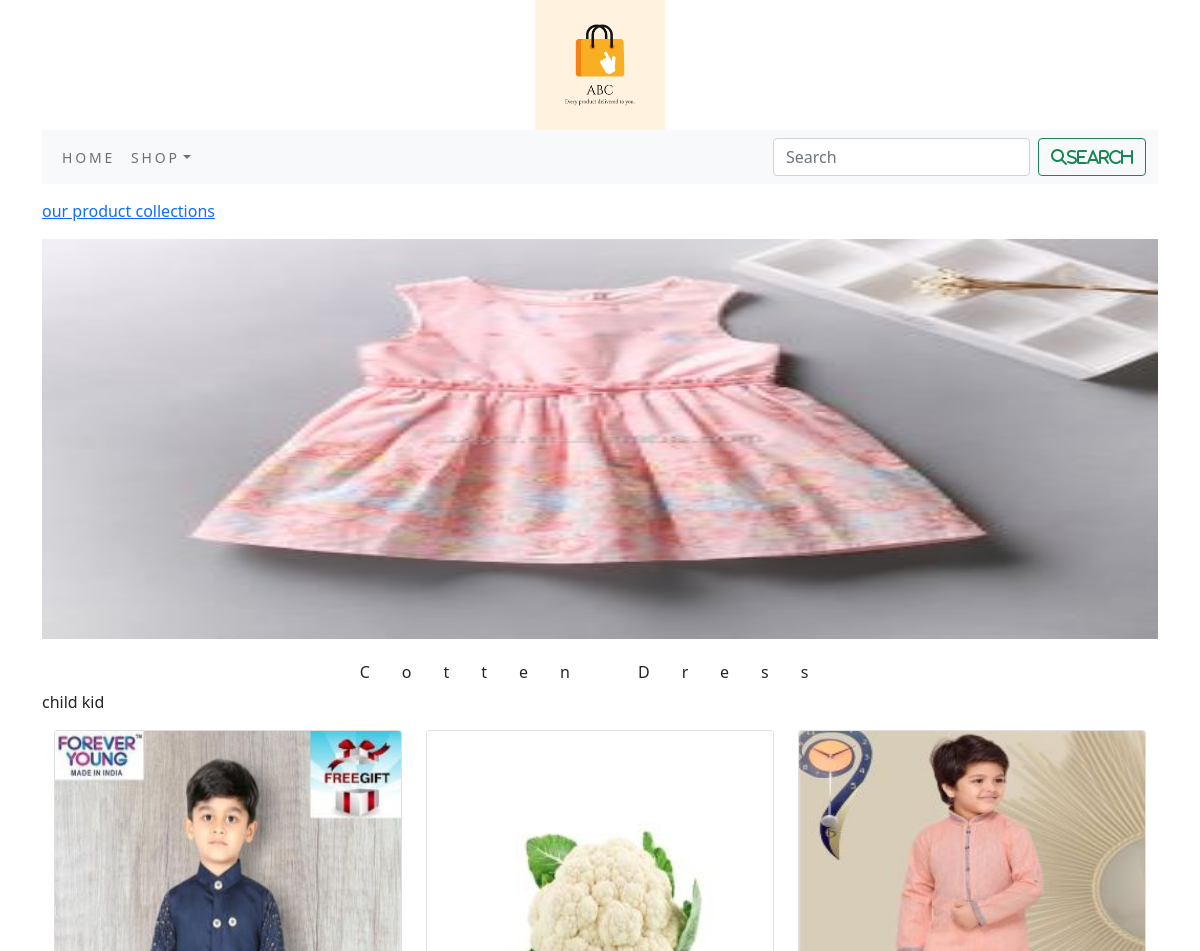
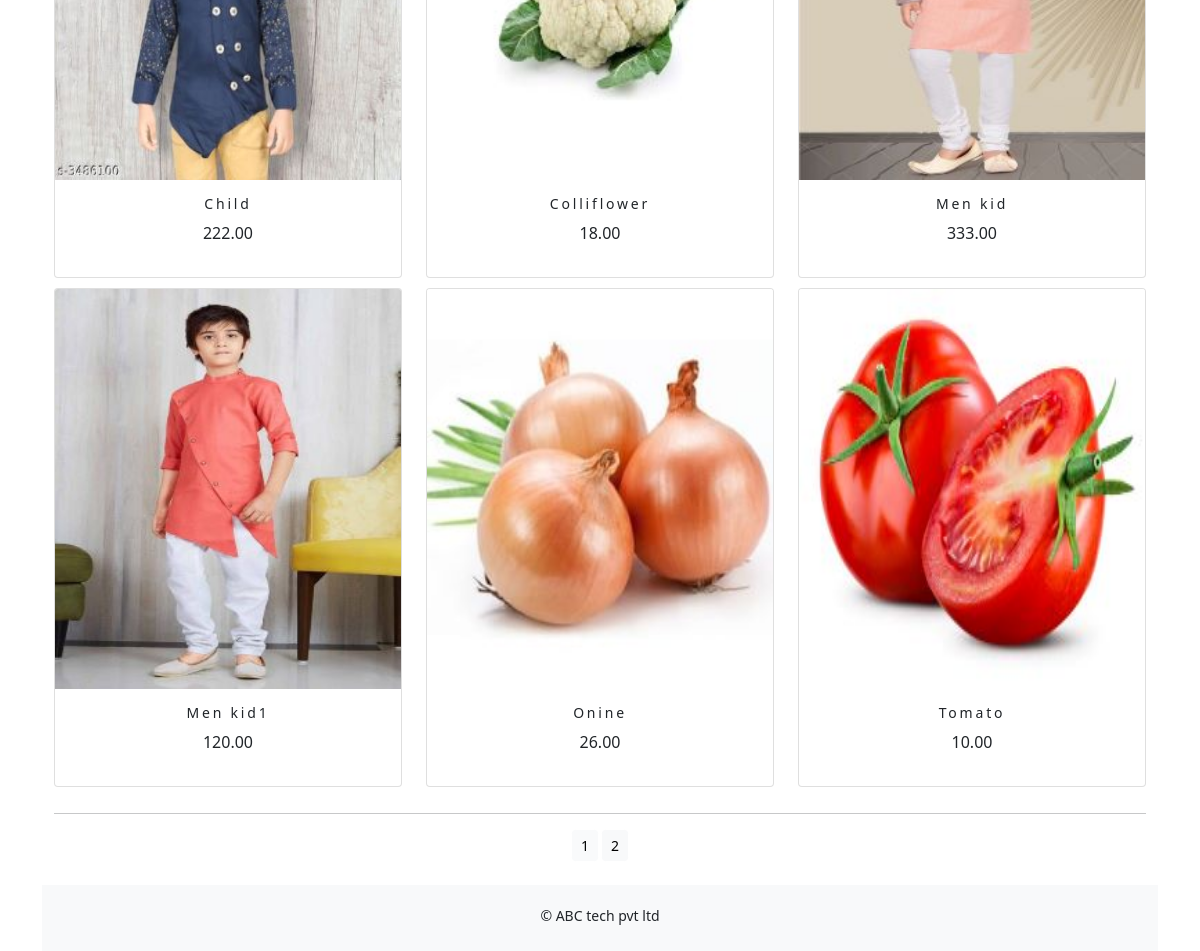
Page /shop1/cotten-dress/ on the committed database (2 pictures, top to bottom).
### shop1/models.py (models this page shows, shortened)
class Category(models.Model):
    name = models.CharField(max_length=250, unique=True)
    slug = models.SlugField(max_length=250, unique=True)
    description = models.TextField(blank=True)
    image = models.ImageField(upload_to='category', blank=True)
    class Meta:
        ordering = ['name',]
        verbose_name = 'category'
        verbose_name_plural = 'categories'
    def get_url(self):
        return reverse('shop1:products_by_category',args=[self.slug])

class Product(models.Model):
    name = models.CharField(max_length=250, unique=True)
    slug = models.SlugField(max_length=250, unique=True)
    description = models.TextField(blank=True)
    price = models.DecimalField(max_digits=10, decimal_places=2)
    category = models.ForeignKey(Category, on_delete=models.CASCADE)
    image = models.ImageField(upload_to='product', blank=True)
    stock = models.IntegerField()
    available = models.BooleanField(default=True)
    created = models.DateTimeField(auto_now_add=True)
    updated = models.DateTimeField(auto_now_add=True)
    def get_url(self):
        return reverse('shop1:proCatdetail',args=[self.category.slug,self.slug])
    class Meta:
        ordering = ['name',]
        verbose_name = 'product'
        verbose_name_plural = 'products'

### shop1/views.py (the view)
# urls.py: path('', views.allProdCat, name='allProdCat'),
def allProdCat(request, c_slug=None):
    global paginator
    c_page = None
    products_list = None
    if c_slug != None:
        c_page = get_object_or_404(Category, slug=c_slug)
        products_list = Product.objects.all().filter(category=c_page, available=True)
    else:
        products_list = Product.objects.all().filter(available=True)
        paginator = Paginator(products_list, 6)
    try:
        page = int(request.GET.get('page', '1'))
    except:
        page = 1
    try:
        products = paginator.page(page)
    except  (EmptyPage, InvalidPage):
        products = paginator.page(paginator.num_pages)
    return render(request, "category.html", {'category': c_page, 'products': products})

### cart/context_processors.py (called while the page is built)
def counter(request):
    item_count=0
    if 'admin' in request.path:
        return {}
    else:
        try:
            cart=Cart.objects.filter(cart_id=_cart_id(request))
            cart_items=CartItem.objects.all().filter(cart=cart[:1])
            for cart_item in cart_items:
                item_count += cart_item.quantity
        except Cart.DoesNotExist:
            item_count =0
    return  dict(item_count=item_count)

### cart/views.py (called while the page is built)
def _cart_id(request):
    cart = request.session.session_key
    if not cart:
        cart = request.session.create()
    return cart

### shop1/context_processors.py (called while the page is built)
def menu_links(request):
    links = Category.objects.all()
    return dict(links=links)

### templates/category.html (shortened to what this page needs)
{% extends 'base.html' %}
{% load  static %}
{% block content %}
{% if category %}
<div>
    <div class="row my_row_class">
        <div class="mx-auto">
        <p><a href="{% url 'shop1:allProdCat' %}">our product collections</a> </p>
    </div>
        </div>
</div>
   {% endif %}
<div class="mx-auto">
    {% if category %}
    <img class="my_image" src="{{category.image.url}}" alt="{{category.name}}">
</div>
    <br>
<div>
    <h1 class="text-center my_title">{{category.name}}</h1>
    <p class="text-justify">{{category.description}}</p>
</div>
    {% endif %}
<div class="container">
    <div class="row mx_auto">
        {% for product in products.object_list %}
        <div class="my_bottom_margin col-9 col-sm-12 col-md-4 xol-lg-4">
            <div class="card text-center" style="min-width:18rem;">
            <a href="{{product.get_url}}"><img class="card-img-top my_image" src="{{product.image.url}}" alt="{{product.name}}"></a>
            <div class="card-body">
                <h4>{{product.name}}</h4>
                <p>{{product.price}}</p>
            </div>
        </div>
    </div>
        {% endfor %}
</div>
    <div class="mx-auto">
        {% if products.paginator.num_pages > 1 %}
        <hr>
        <div class="text-center">
            {% for pg in products.paginator.page_range %}
               <a href="?page={{pg}}"  class="btn btn-light btn-sm {% if products.number == pg %} active {% endif %}">{{pg}}</a>
            {% endfor %}
        </div>
        {% endif %}
    </div>
    <br>
</div>
{% endblock %}

### shop1/static/css/custom.css (style rules this page uses)
.my_row_class { padding-top:15px; }
.my_image { width:100%; height:400px; }
.card-body { height:100%; width:auto; }
.my_title { font-size:16px; text_transform:uppercase; letter-spacing:2em; }
.my_bottom_margin { margin-bottom:10px; }
.card-body h4 { font-size:14px; text_transform:uppercase; letter-spacing:.2em; }

### rows in the picture
Category: image (picture), name "Cotten Dress", description "child kid"
Product: image (picture), name "Child", price "222.00"
Product: image (picture), name "Colliflower", price "18.00"
Product: image (picture), name "Men kid", price "333.00"
Product: image (picture), name "Men kid1", price "120.00"
Product: image (picture), name "Onine", price "26.00"
Product: image (picture), name "Tomato", price "10.00"

### other values in the picture
{{ pg }} "1" "2"
